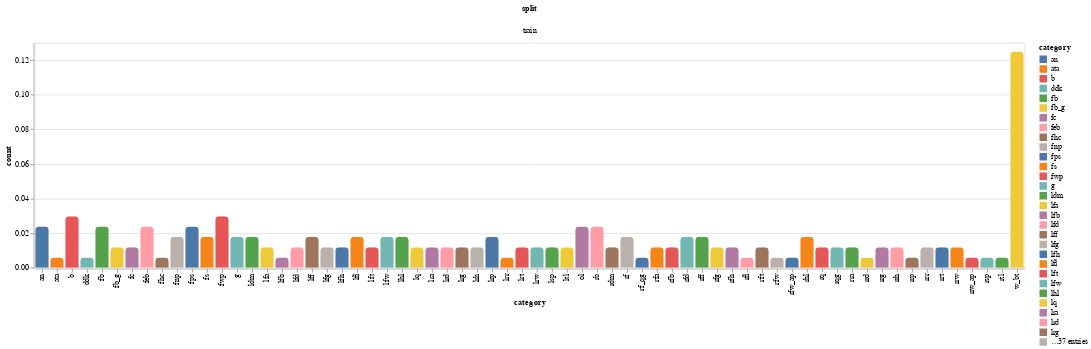

Notebook cell for this chart:
### Code cell
seg_dataset.show_distribution()

### Figure 1 — Vega-Lite specification as saved in the notebook (floating-point values rounded to 4 significant figures)
{"config": {"view": {"continuousWidth": 300, "continuousHeight": 300}}, "data": {"name": "data-2a2ee1fb8347cbcfc9784ef02a7e40d6"}, "mark": {"type": "bar", "cornerRadiusTopLeft": 5, "cornerRadiusTopRight": 5}, "encoding": {"color": {"field": "category", "type": "nominal"}, "column": {"field": "split", "type": "nominal"}, "x": {"field": "category", "type": "ordinal"}, "y": {"field": "count", "type": "quantitative"}}, "$schema": "https://vega.github.io/schema/vega-lite/v5.20.1.json", "datasets": {"data-2a2ee1fb8347cbcfc9784ef02a7e40d6": [{"split": "train", "category": "an", "count": 0.02381}, {"split": "train", "category": "ata", "count": 0.005952}, {"split": "train", "category": "b", "count": 0.02976}, {"split": "train", "category": "ddk", "count": 0.005952}, {"split": "train", "category": "fb", "count": 0.02381}, {"split": "train", "category": "fb_g", "count": 0.0119}, {"split": "train", "category": "fc", "count": 0.0119}, {"split": "train", "category": "feb", "count": 0.02381}, {"split": "train", "category": "fhc", "count": 0.005952}, {"split": "train", "category": "fnp", "count": 0.01786}, {"split": "train", "category": "fps", "count": 0.02381}, {"split": "train", "category": "fs", "count": 0.01786}, {"split": "train", "category": "fwp", "count": 0.02976}, {"split": "train", "category": "g", "count": 0.01786}, {"split": "train", "category": "ldm", "count": 0.01786}, {"split": "train", "category": "lfa", "count": 0.0119}, {"split": "train", "category": "lfb", "count": 0.005952}, {"split": "train", "category": "lfd", "count": 0.0119}, {"split": "train", "category": "lff", "count": 0.01786}, {"split": "train", "category": "lfg", "count": 0.0119}, {"split": "train", "category": "lfh", "count": 0.0119}, {"split": "train", "category": "lfl", "count": 0.01786}, {"split": "train", "category": "lft", "count": 0.0119}, {"split": "train", "category": "lfw", "count": 0.01786}, {"split": "train", "category": "lhl", "count": 0.01786}, {"split": "train", "category": "lq", "count": 0.0119}, {"split": "train", "category": "lra", "count": 0.0119}, {"split": "train", "category": "lrd", "count": 0.0119}, {"split": "train", "category": "lrg", "count": 0.0119}, {"split": "train", "category": "lrh", "count": 0.0119}, {"split": "train", "category": "lrp", "count": 0.01786}, {"split": "train", "category": "lrr", "count": 0.005952}, {"split": "train", "category": "lrt", "count": 0.0119}, {"split": "train", "category": "lrw", "count": 0.0119}, {"split": "train", "category": "lsp", "count": 0.0119}, {"split": "train", "category": "ltl", "count": 0.0119}, {"split": "train", "category": "ol", "count": 0.02381}, {"split": "train", "category": "rb", "count": 0.02381}, {"split": "train", "category": "rdm", "count": 0.0119}, {"split": "train", "category": "rf", "count": 0.01786}, {"split": "train", "category": "rf_qg", "count": 0.005952}, {"split": "train", "category": "rfa", "count": 0.0119}, {"split": "train", "category": "rfb", "count": 0.0119}, {"split": "train", "category": "rfd", "count": 0.01786}, {"split": "train", "category": "rff", "count": 0.01786}, {"split": "train", "category": "rfg", "count": 0.0119}, {"split": "train", "category": "rfh", "count": 0.0119}, {"split": "train", "category": "rfl", "count": 0.005952}, {"split": "train", "category": "rft", "count": 0.0119}, {"split": "train", "category": "rfw", "count": 0.005952}, {"split": "train", "category": "rfw_ap", "count": 0.005952}, {"split": "train", "category": "rhl", "count": 0.01786}, {"split": "train", "category": "rq", "count": 0.0119}, {"split": "train", "category": "rqg", "count": 0.0119}, {"split": "train", "category": "rra", "count": 0.0119}, {"split": "train", "category": "rrd", "count": 0.005952}, {"split": "train", "category": "rrg", "count": 0.0119}, {"split": "train", "category": "rrh", "count": 0.0119}, {"split": "train", "category": "rrp", "count": 0.005952}, {"split": "train", "category": "rrr", "count": 0.0119}, {"split": "train", "category": "rrt", "count": 0.0119}, {"split": "train", "category": "rrw", "count": 0.0119}, {"split": "train", "category": "rrw_ap", "count": 0.005952}, {"split": "train", "category": "rsp", "count": 0.005952}, {"split": "train", "category": "rtl", "count": 0.005952}, {"split": "train", "category": "w_bt", "count": 0.125}]}}
